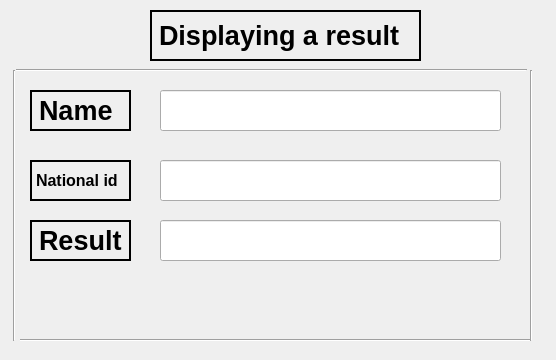
    <widget class="QWidget" name="tab_4">
     <attribute name="title">
      <string>Page</string>
     </attribute>
     <widget class="QLabel" name="label_33">
      <property name="geometry">
       <rect>
        <x>150</x>
        <y>10</y>
        <width>271</width>
        <height>51</height>
       </rect>
      </property>
      <property name="font">
       <font>
        <pointsize>20</pointsize>
        <weight>75</weight>
        <bold>true</bold>
        <strikeout>false</strikeout>
       </font>
      </property>
      <property name="frameShape">
       <enum>QFrame::WinPanel</enum>
      </property>
      <property name="text">
       <string>Displaying a result</string>
      </property>
     </widget>
     <widget class="QLabel" name="label_8">
      <property name="geometry">
       <rect>
        <x>30</x>
        <y>160</y>
        <width>101</width>
        <height>41</height>
       </rect>
      </property>
      <property name="font">
       <font>
        <pointsize>12</pointsize>
        <weight>75</weight>
        <bold>true</bold>
        <strikeout>false</strikeout>
       </font>
      </property>
      <property name="frameShape">
       <enum>QFrame::WinPanel</enum>
      </property>
      <property name="text">
       <string>National id</string>
      </property>
     </widget>
     <widget class="QLabel" name="label_13">
      <property name="geometry">
       <rect>
        <x>30</x>
        <y>220</y>
        <width>101</width>
        <height>41</height>
       </rect>
      </property>
      <property name="font">
       <font>
        <pointsize>20</pointsize>
        <weight>75</weight>
        <bold>true</bold>
        <strikeout>false</strikeout>
       </font>
      </property>
      <property name="frameShape">
       <enum>QFrame::WinPanel</enum>
      </property>
      <property name="text">
       <string>Result</string>
      </property>
     </widget>
     <widget class="QLineEdit" name="lineEdit_8">
      <property name="geometry">
       <rect>
        <x>160</x>
        <y>160</y>
        <width>341</width>
        <height>41</height>
       </rect>
      </property>
      <property name="font">
       <font>
        <pointsize>13</pointsize>
        <weight>75</weight>
        <bold>true</bold>
       </font>
      </property>
      <property name="locale">
       <locale language="English" country="UnitedStates"/>
      </property>
      <property name="inputMethodHints">
       <set>Qt::ImhDigitsOnly</set>
      </property>
      <property name="inputMask">
       <string/>
      </property>
      <property name="text">
       <string/>
      </property>
      <property name="maxLength">
       <number>32767</number>
      </property>
      <property name="alignment">
       <set>Qt::AlignCenter</set>
      </property>
      <property name="readOnly">
       <bool>true</bool>
      </property>
     </widget>
     <widget class="QLabel" name="label_2">
      <property name="geometry">
       <rect>
        <x>30</x>
        <y>90</y>
        <width>101</width>
        <height>41</height>
       </rect>
      </property>
      <property name="font">
       <font>
        <pointsize>20</pointsize>
        <weight>75</weight>
        <bold>true</bold>
        <strikeout>false</strikeout>
       </font>
      </property>
      <property name="frameShape">
       <enum>QFrame::WinPanel</enum>
      </property>
      <property name="text">
       <string>Name</string>
      </property>
     </widget>
     <widget class="Line" name="line_5">
      <property name="geometry">
       <rect>
        <x>20</x>
        <y>330</y>
        <width>511</width>
        <height>21</height>
       </rect>
      </property>
      <property name="orientation">
       <enum>Qt::Horizontal</enum>
      </property>
     </widget>
     <widget class="Line" name="line_6">
      <property name="geometry">
       <rect>
        <x>-1</x>
        <y>70</y>
        <width>31</width>
        <height>271</height>
       </rect>
      </property>
      <property name="orientation">
       <enum>Qt::Vertical</enum>
      </property>
     </widget>
     <widget class="Line" name="line_7">
      <property name="geometry">
       <rect>
        <x>516</x>
        <y>70</y>
        <width>31</width>
        <height>271</height>
       </rect>
      </property>
      <property name="orientation">
       <enum>Qt::Vertical</enum>
      </property>
     </widget>
     <widget class="QLineEdit" name="lineEdit_2">
      <property name="geometry">
       <rect>
        <x>160</x>
        <y>90</y>
        <width>341</width>
        <height>41</height>
       </rect>
      </property>
      <property name="minimumSize">
       <size>
        <width>341</width>
        <height>41</height>
       </size>
      </property>
      <property name="font">
       <font>
        <pointsize>13</pointsize>
        <weight>75</weight>
        <bold>true</bold>
       </font>
      </property>
      <property name="layoutDirection">
       <enum>Qt::LeftToRight</enum>
      </property>
      <property name="autoFillBackground">
       <bool>false</bool>
      </property>
      <property name="inputMask">
       <string/>
      </property>
      <property name="text">
       <string/>
      </property>
      <property name="alignment">
       <set>Qt::AlignCenter</set>
      </property>
      <property name="readOnly">
       <bool>true</bool>
      </property>
     </widget>
     <widget class="Line" name="line_8">
      <property name="geometry">
       <rect>
        <x>16</x>
        <y>60</y>
        <width>511</width>
        <height>21</height>
       </rect>
      </property>
      <property name="orientation">
       <enum>Qt::Horizontal</enum>
      </property>
     </widget>
     <widget class="QLineEdit" name="lineEdit_13">
      <property name="geometry">
       <rect>
        <x>160</x>
        <y>220</y>
        <width>341</width>
        <height>41</height>
       </rect>
      </property>
      <property name="font">
       <font>
        <pointsize>13</pointsize>
        <weight>75</weight>
        <bold>true</bold>
       </font>
      </property>
      <property name="text">
       <string/>
      </property>
      <property name="alignment">
       <set>Qt::AlignCenter</set>
      </property>
      <property name="readOnly">
       <bool>true</bool>
      </property>
     </widget>
    </widget>
